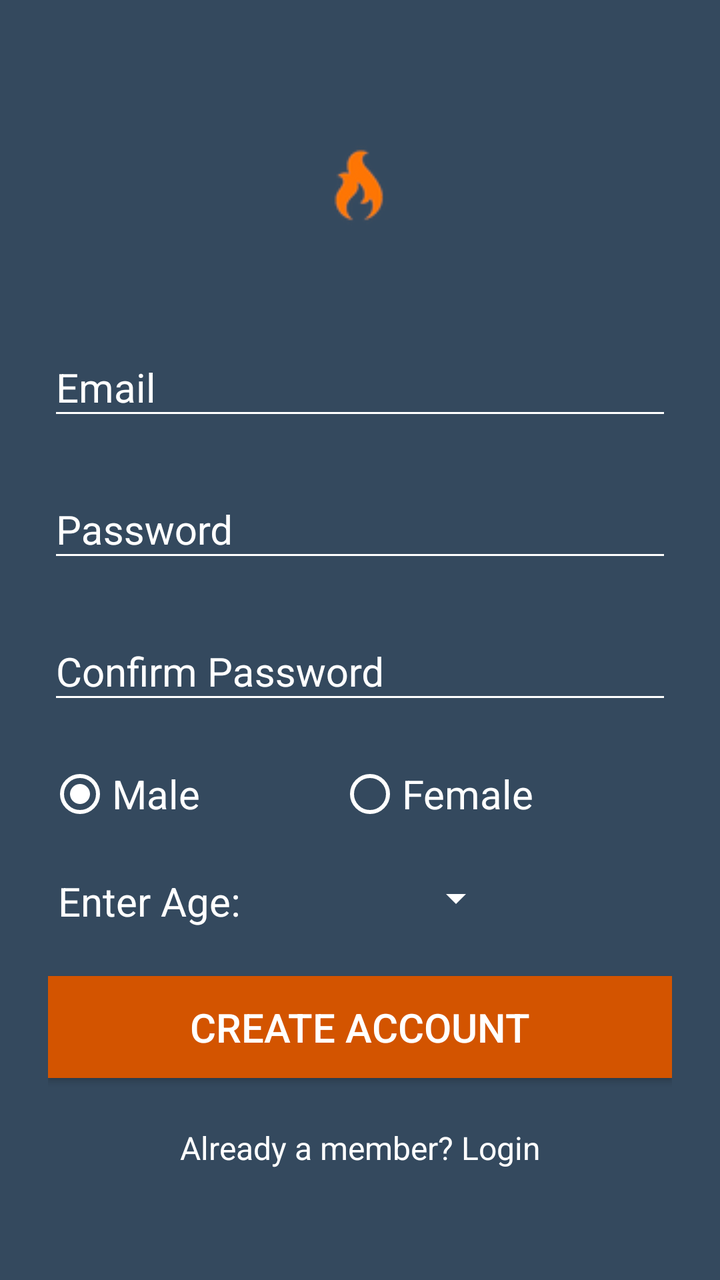
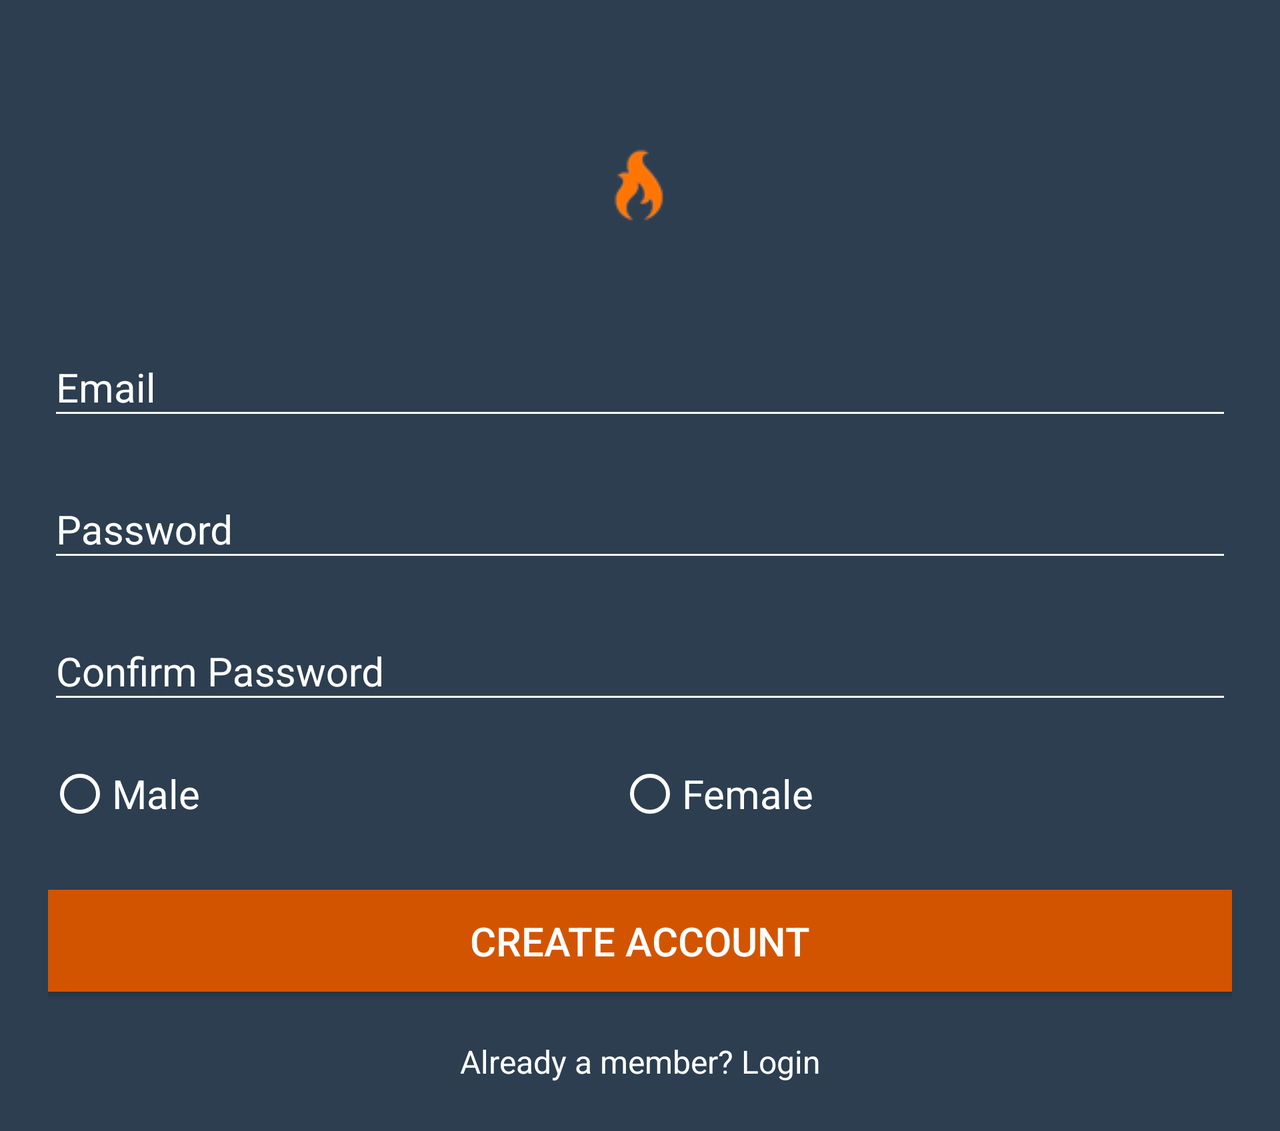

Compare how this app lays out the same screen by default and in its alternative resource folder. The renders come first, then the two layout files and the values they reference.
<!-- AndroidManifest.xml: application theme AppTheme -->
<!-- res/layout/signup_layout.xml -->
<?xml version="1.0" encoding="utf-8"?>
<ScrollView
    xmlns:android="http://schemas.android.com/apk/res/android"
    android:layout_width="fill_parent"
    android:layout_height="fill_parent"
    xmlns:app="http://schemas.android.com/apk/res-auto"
    android:background="@color/ColorPrimary"
    android:id="@+id/signup_container"
    android:fitsSystemWindows="true">

    <LinearLayout
        android:layout_width="match_parent"
        android:layout_height="wrap_content"
        android:paddingTop="56dp"
        android:paddingLeft="24dp"
        android:paddingRight="24dp"
        android:orientation="vertical">

        <ImageView android:src="@drawable/flame"
                   android:layout_width="wrap_content"
                   android:layout_height="72dp"
                   android:layout_marginBottom="24dp"
                   android:layout_gravity="center_horizontal" />

        
        <android.support.design.widget.TextInputLayout
            android:layout_width="match_parent"
            android:layout_height="wrap_content"
            android:layout_marginTop="8dp"
            android:theme="@style/AppTheme"
            android:layout_marginBottom="8dp">
            <EditText android:id="@+id/input_name"
                      android:layout_width="match_parent"
                      android:layout_height="wrap_content"
                      android:inputType="textEmailAddress"
                      android:textColor="@color/whitetext"
                      android:textColorHint="@color/whitetext"
                      android:hint="Email" />
        </android.support.design.widget.TextInputLayout>

        
        <android.support.design.widget.TextInputLayout
            android:layout_width="match_parent"
            android:layout_height="wrap_content"
            android:theme="@style/AppTheme"
            android:layout_marginTop="8dp"
            android:layout_marginBottom="8dp">
            <EditText android:id="@+id/input_password"
                      android:layout_width="match_parent"
                      android:layout_height="wrap_content"
                      android:inputType="textPassword"
                      android:textColor="@color/whitetext"
                      android:textColorHint="@color/whitetext"
                      android:hint="Password" />
        </android.support.design.widget.TextInputLayout>

        
        <android.support.design.widget.TextInputLayout
            android:layout_width="match_parent"
            android:layout_height="wrap_content"
            android:layout_marginTop="8dp"
            android:theme="@style/AppTheme"
            android:layout_marginBottom="8dp">
            <EditText android:id="@+id/input_confirm_password"
                      android:layout_width="match_parent"
                      android:layout_height="wrap_content"
                      android:inputType="textPassword"
                      android:textColor="@color/whitetext"
                      android:textColorHint="@color/whitetext"
                      android:hint="Confirm Password"/>
        </android.support.design.widget.TextInputLayout>
<LinearLayout
    android:layout_width="match_parent"
    android:layout_height="wrap_content"
    android:layout_marginBottom="8dp"
    android:layout_weight="1">
        <RadioGroup
            android:layout_width="match_parent"
            android:layout_height="wrap_content"
            android:layout_below="@+id/text"
            android:theme="@style/AppTheme"
            android:id="@+id/myRadioGroup"
            android:background="@color/ColorPrimary"
            android:checkedButton="@+id/sound"
            android:layout_marginTop="8dp"
            android:layout_marginBottom="8dp"
            android:orientation="horizontal"
            android:layout_weight="1"
            >

        <RadioButton
            android:layout_width="wrap_content"
            android:layout_height="wrap_content"
            android:theme="@style/AppTheme"
            android:id="@+id/maleRadio"
            android:textColor="@color/whitetext"
            android:text="Male"
            android:layout_marginTop="8dp"
            android:checked="true"
            android:layout_marginBottom="8dp"
            android:layout_weight=".5"/>

            <RadioButton
                android:layout_width="wrap_content"
                android:layout_height="wrap_content"
                android:theme="@style/AppTheme"
                android:id="@+id/femaleRadio"
                android:textColor="@color/whitetext"
                android:layout_alignParentRight="true"
                android:layout_marginTop="8dp"
                android:layout_marginBottom="8dp"
                android:text="Female"
                android:layout_weight=".5"/>

        </RadioGroup>
</LinearLayout>

    <LinearLayout
        android:layout_width="match_parent"
        android:layout_height="match_parent"
        android:layout_weight="2"
        android:orientation="horizontal">


        <TextView
            android:layout_width="wrap_content"
            android:layout_height="wrap_content"
            android:textColor="@color/whitetext"
            android:paddingLeft="5dp"
            android:text="Enter Age:"
            android:layout_weight="1"
            android:layout_gravity="top"/>

        <android.support.v7.widget.AppCompatSpinner
            android:layout_width="wrap_content"
            android:layout_height="wrap_content"
            android:id="@+id/spinner"
            android:theme="@style/AppTheme"
            android:spinnerMode="dialog">

        </android.support.v7.widget.AppCompatSpinner>

        <TextView
            android:layout_width="wrap_content"
            android:layout_height="wrap_content"
            android:id="@+id/errorTextSpinner"/>

        <Space
            android:layout_width="wrap_content"
            android:layout_height="match_parent"
            android:layout_weight="1"/>


    </LinearLayout>
        

        <android.support.v7.widget.AppCompatButton
            android:id="@+id/btn_signup"
            android:layout_width="fill_parent"
            android:layout_height="wrap_content"
            android:layout_marginTop="24dp"
            android:layout_marginBottom="24dp"
            android:padding="12dp"
            android:background="@color/tabsScrollColor"
            android:textColor="@color/whitetext"
            android:textColorHint="@color/whitetext"
            android:text="Create Account"
            />

        <TextView android:id="@+id/link_login"
                  android:layout_width="fill_parent"
                  android:layout_height="wrap_content"
                  android:layout_marginBottom="24dp"
                  android:text="Already a member? Login"
                  android:gravity="center"
                  android:textColor="@color/whitetext"
                  android:textColorHint="@color/whitetext"
                  android:textSize="16dip"/>

    </LinearLayout>
</ScrollView>
<!-- resources referenced by this layout -->
<resources>
  <color name="ColorPrimary">#34495e</color>
  <color name="tabsScrollColor">#d35400</color>
  <color name="whitetext">#FFFFFF</color>
  <!-- drawable flame: png bitmap (drawable, 2824 bytes) -->
  <style name="AppTheme" parent="Theme.AppCompat.Light.DarkActionBar">
  
          
  
          <item name="windowActionBar">false</item>
          <item name="windowNoTitle">true</item>
          
          <item name="android:textColorHint">@color/whitetext</item>
          <item name="android:textSize">20sp</item>
          <item name="android:textColor">@color/whitetext</item>
          
          <item name="colorAccent">@color/whitetext</item>
          <item name="colorControlNormal">@color/whitetext</item>
          <item name="colorControlActivated">@color/whitetext</item>
      </style>
</resources>
<!-- res/layout-land/signup_layout.xml (the repository's variant of the layout above) -->
<!-- drawn on the phone turned sideways -->
<?xml version="1.0" encoding="utf-8"?>
<ScrollView
    xmlns:android="http://schemas.android.com/apk/res/android"
    android:layout_width="fill_parent"
    android:layout_height="fill_parent"
    android:background="@color/ColorPrimaryDark"
    android:id="@+id/signup_container"
    android:fitsSystemWindows="true">

    <LinearLayout
        android:layout_width="match_parent"
        android:layout_height="wrap_content"
        android:paddingTop="56dp"
        android:paddingLeft="24dp"
        android:paddingRight="24dp"
        android:orientation="vertical">

        <ImageView android:src="@drawable/flame"
                   android:layout_width="wrap_content"
                   android:layout_height="72dp"
                   android:layout_marginBottom="24dp"
                   android:layout_gravity="center_horizontal" />

        
        <android.support.design.widget.TextInputLayout
            android:layout_width="match_parent"
            android:layout_height="wrap_content"
            android:layout_marginTop="8dp"
            android:layout_marginBottom="8dp">
            <EditText android:id="@+id/input_name"
                      android:layout_width="match_parent"
                      android:layout_height="wrap_content"
                      android:inputType="textCapWords"
                      android:textColor="@color/whitetext"
                      android:textColorHint="@color/whitetext"
                      android:hint="Email" />
        </android.support.design.widget.TextInputLayout>

        
        <android.support.design.widget.TextInputLayout
            android:layout_width="match_parent"
            android:layout_height="wrap_content"
            android:layout_marginTop="8dp"
            android:layout_marginBottom="8dp">
            <EditText android:id="@+id/input_email"
                      android:layout_width="match_parent"
                      android:layout_height="wrap_content"
                      android:inputType="textPassword"
                      android:textColor="@color/whitetext"
                      android:textColorHint="@color/whitetext"
                      android:hint="Password" />
        </android.support.design.widget.TextInputLayout>

        
        <android.support.design.widget.TextInputLayout
            android:layout_width="match_parent"
            android:layout_height="wrap_content"
            android:layout_marginTop="8dp"
            android:layout_marginBottom="8dp">
            <EditText android:id="@+id/input_password"
                      android:layout_width="match_parent"
                      android:layout_height="wrap_content"
                      android:inputType="textPassword"
                      android:textColor="@color/whitetext"
                      android:textColorHint="@color/whitetext"
                      android:hint="Confirm Password"/>
        </android.support.design.widget.TextInputLayout>
<LinearLayout
    android:layout_width="match_parent"
    android:layout_height="wrap_content"
    >
        <RadioGroup
            android:layout_width="fill_parent"
            android:layout_height="wrap_content"
            android:layout_below="@+id/text"
            android:id="@+id/myRadioGroup"
            android:background="@color/ColorPrimaryDark"
            android:checkedButton="@+id/sound"
            android:layout_marginTop="16dp"
            android:layout_marginBottom="8dp"
            android:orientation="horizontal"
            android:layout_weight="1">

        <RadioButton
            android:layout_width="wrap_content"
            android:layout_height="wrap_content"
            android:id="@+id/maleRadio"
            android:textColor="@color/whitetext"
            android:text="Male"
            android:layout_weight=".5"/>

            <RadioButton
                android:layout_width="wrap_content"
                android:layout_height="wrap_content"
                android:id="@+id/femaleRadio"
                android:textColor="@color/whitetext"
                android:text="Female"
                android:layout_weight=".5"
                />
        </RadioGroup>
</LinearLayout>
        
        <android.support.v7.widget.AppCompatButton
            android:id="@+id/btn_signup"
            android:layout_width="fill_parent"
            android:layout_height="wrap_content"
            android:layout_marginTop="24dp"
            android:layout_marginBottom="24dp"
            android:padding="12dp"
            android:background="@color/tabsScrollColor"
            android:textColor="@color/whitetext"
            android:textColorHint="@color/whitetext"
            android:text="Create Account"/>

        <TextView android:id="@+id/link_login"
                  android:layout_width="fill_parent"
                  android:layout_height="wrap_content"
                  android:layout_marginBottom="24dp"
                  android:text="Already a member? Login"
                  android:gravity="center"
                  android:textColor="@color/whitetext"
                  android:textColorHint="@color/whitetext"
                  android:textSize="16dip"/>

    </LinearLayout>
</ScrollView>
<!-- resources referenced by the variant -->
<!-- as the phone turned sideways resolves them -->
<resources>
  <color name="ColorPrimaryDark">#2c3e50</color>
  <color name="tabsScrollColor">#d35400</color>
  <color name="whitetext">#FFFFFF</color>
  <!-- drawable flame: png bitmap (drawable, 2824 bytes) -->
  <style name="AppTheme" parent="Theme.AppCompat.Light.DarkActionBar">
  
          
  
          <item name="windowActionBar">false</item>
          <item name="windowNoTitle">true</item>
          
          <item name="android:textColorHint">@color/whitetext</item>
          <item name="android:textSize">20sp</item>
          <item name="android:textColor">@color/whitetext</item>
          
          <item name="colorAccent">@color/whitetext</item>
          <item name="colorControlNormal">@color/whitetext</item>
          <item name="colorControlActivated">@color/whitetext</item>
      </style>
</resources>
